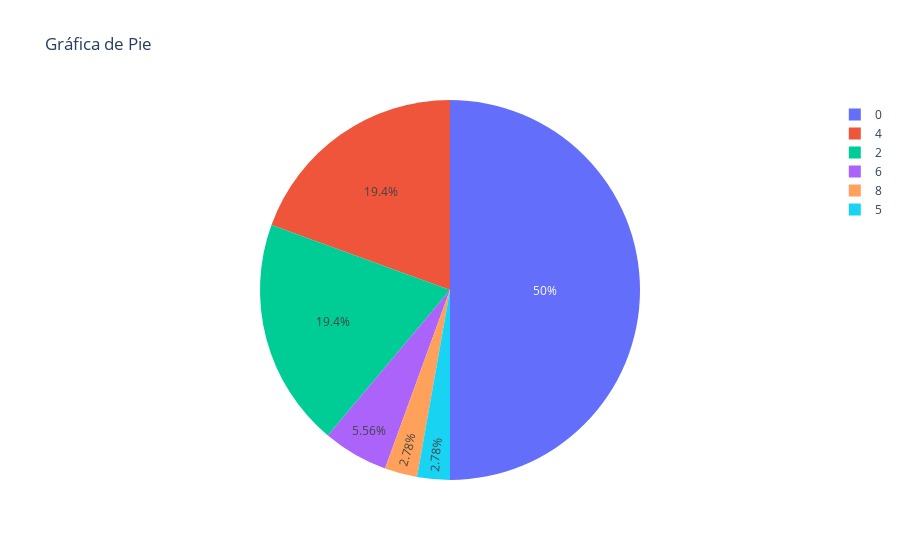

Notebook cell for this chart:
### Markdown cell above
#### Plotly

### Code cell
px.pie(df, values='aquatic', names='legs', title='Gráfica de Pie')

### Figure 1 — Plotly figure (JSON) as saved in the notebook; plotly's stock layout.template omitted (floating-point values rounded to 4 significant figures)
{"data": [{"domain": {"x": [0, 1], "y": [0, 1]}, "hovertemplate": "legs=%{label}<br>aquatic=%{value}<extra></extra>", "labels": [4, 0, 4, 4, 4, 4, 0, 0, 4, 4, 2, 0, 0, 4, 6, 2, 4, 0, 0, 2, 2, 4, 2, 6, 4, 4, 2, 4, 2, 6, 4, 2, 2, 0, 4, 4, 2, 0, 6, 6, 2, 6, 2, 4, 4, 6, 4, 4, 4, 4, 6, 4, 8, 4, 4, 2, 2, 2, 2, 0, 0, 0, 4, 4, 4, 0, 4, 4, 4, 4, 2, 8, 0, 0, 2, 0, 0, 2, 2, 0, 0, 0, 2, 2, 5, 0, 2, 6, 4, 4, 4, 0, 2, 4, 2, 2, 6, 4, 0, 2], "legendgroup": "", "name": "", "showlegend": true, "type": "pie", "values": [0, 1, 0, 0, 0, 0, 1, 1, 0, 0, 0, 1, 0, 1, 1, 0, 0, 1, 1, 0, 1, 0, 0, 0, 1, 1, 0, 0, 0, 0, 0, 0, 1, 1, 0, 0, 0, 1, 0, 0, 0, 0, 0, 0, 0, 1, 0, 1, 0, 0, 0, 1, 1, 0, 0, 0, 0, 1, 0, 1, 1, 0, 1, 0, 0, 1, 0, 0, 0, 0, 0, 0, 1, 1, 1, 1, 1, 1, 1, 0, 0, 1, 0, 0, 1, 1, 1, 0, 1, 0, 0, 1, 0, 0, 0, 0, 0, 0, 0, 0]}], "layout": {"legend": {"tracegroupgap": 0}, "title": {"text": "Gráfica de Pie"}}}
